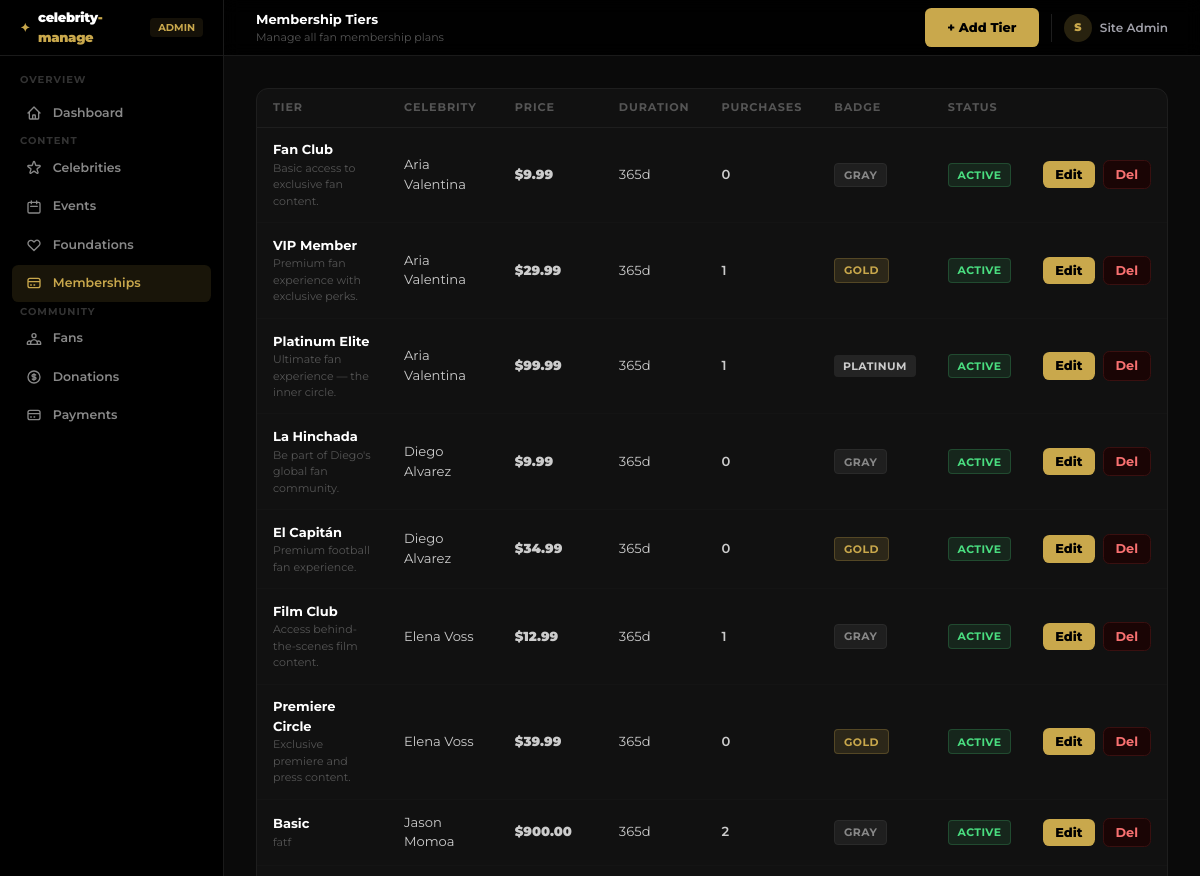
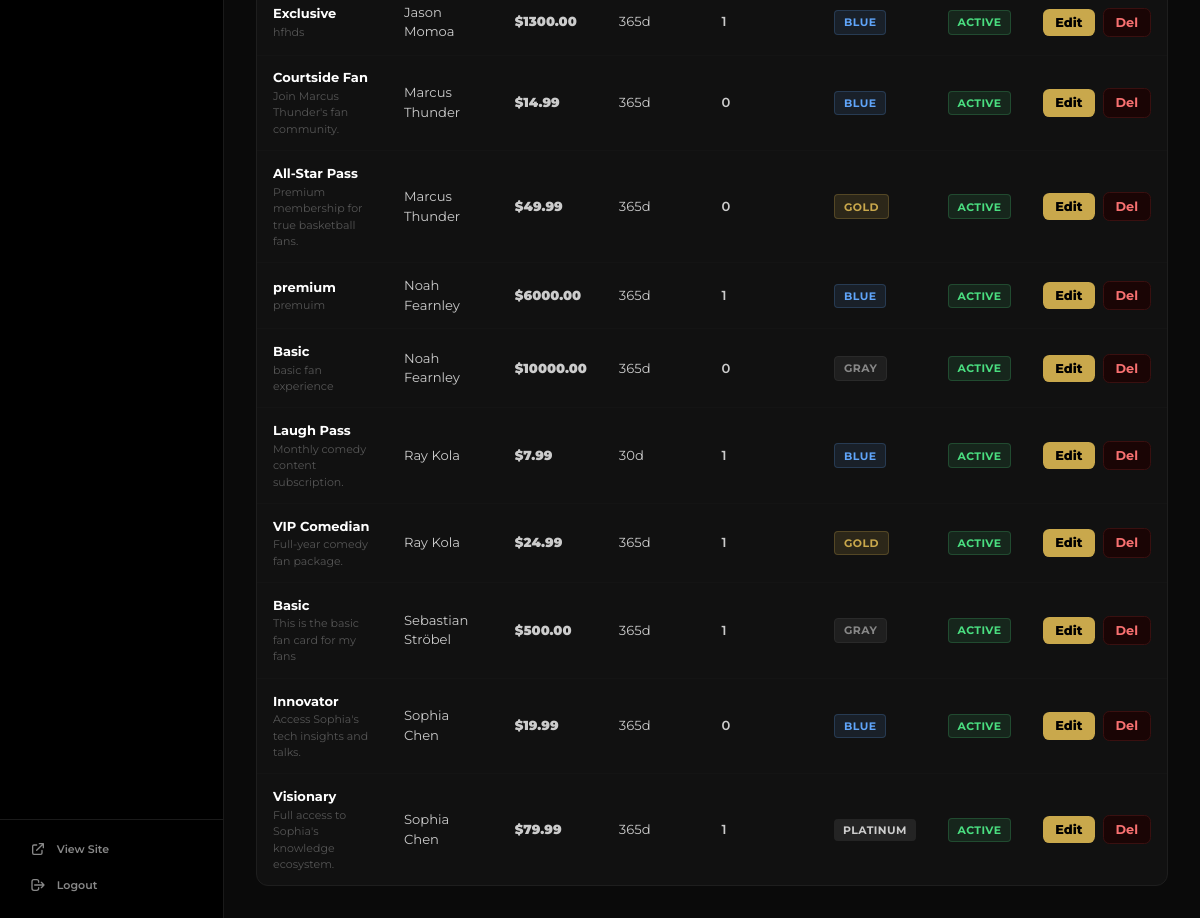
Page /manage/tiers/ (signed in) on the committed database (2 pictures, top to bottom).
### users/models.py (models this page shows, shortened)
class User(AbstractBaseUser, PermissionsMixin):
    email = models.EmailField(unique=True)
    name = models.CharField(max_length=150)
    country = models.CharField(max_length=100)
    avatar = models.ImageField(upload_to="avatars/", blank=True, null=True)
    is_active = models.BooleanField(default=True)
    is_staff = models.BooleanField(default=False)
    date_joined = models.DateTimeField(auto_now_add=True)
    USERNAME_FIELD = "email"
    REQUIRED_FIELDS = ["name", "country"]
    objects = UserManager()
    class Meta:
        db_table = "users"
        verbose_name = "Fan"
        verbose_name_plural = "Fans"

### memberships/models.py (models this page shows, shortened)
class MembershipTier(models.Model):
    BADGE_COLORS = [
        ("gray", "Gray - Standard"),
        ("blue", "Blue - Premium"),
        ("gold", "Gold - VIP"),
        ("platinum", "Platinum - Elite"),
    ]
    celebrity = models.ForeignKey(Celebrity, on_delete=models.CASCADE, related_name="membership_tiers")
    name = models.CharField(max_length=100)
    description = models.TextField()
    price = models.DecimalField(max_digits=10, decimal_places=2)
    duration_days = models.PositiveIntegerField(default=365, help_text="Membership duration in days")
    benefits = models.TextField(
        blank=True, help_text="One benefit per line, e.g. VIP Access\nNewsletter"
    )
    badge_color = models.CharField(max_length=20, choices=BADGE_COLORS, default="gray")
    is_active = models.BooleanField(default=True)
    created_at = models.DateTimeField(auto_now_add=True)
    class Meta:
        ordering = ["price"]

### celebs/models.py (models this page shows, shortened)
class Celebrity(models.Model):
    CATEGORY_CHOICES = [
        ("music", "Music"),
        ("sports", "Sports"),
        ("acting", "Acting"),
        ("comedy", "Comedy"),
        ("politics", "Politics"),
        ("business", "Business"),
        ("other", "Other"),
    ]
    name = models.CharField(max_length=150)
    slug = models.SlugField(unique=True)
    tagline = models.CharField(max_length=255, blank=True)
    bio = models.TextField()
    category = models.CharField(max_length=50, choices=CATEGORY_CHOICES, default="other")
    photo = models.ImageField(upload_to="celebs/photos/", blank=True, null=True)
    cover_image = models.ImageField(upload_to="celebs/covers/", blank=True, null=True)
    nationality = models.CharField(max_length=100, blank=True)
    instagram = models.URLField(blank=True)
    twitter = models.URLField(blank=True)
    youtube = models.URLField(blank=True)
    is_featured = models.BooleanField(default=False)
    is_active = models.BooleanField(default=True)
    created_at = models.DateTimeField(auto_now_add=True)
    class Meta:
        verbose_name_plural = "Celebrities"
        ordering = ["-is_featured", "name"]

### celebrity_platform/panel_views.py (the view)
# urls.py: path("tiers/",                        panel_tiers,              name="panel_tiers"),
@staff_member_required(login_url="/auth/login/")
def panel_tiers(request):
    tiers = MembershipTier.objects.select_related("celebrity").annotate(purchase_count=Count("purchases")).order_by("celebrity__name", "price")
    return render(request, "panel/tiers.html", {"tiers": tiers})

### templates/panel/tiers.html (shortened to what this page needs)
{% extends "panel/base.html" %}
{% block nav_tiers %}active{% endblock %}
{% block page_title %}Membership Tiers{% endblock %}
{% block page_subtitle %}Manage all fan membership plans{% endblock %}
{% block header_actions %}
  <a href="{% url 'panel_tier_add' %}" class="btn-gold">+ Add Tier</a>
{% endblock %}
{% block content %}
<div class="card overflow-hidden">
  {% if tiers %}
  <table class="tbl">
    <thead>
      <tr>
        <th>Tier</th>
        <th>Celebrity</th>
        <th>Price</th>
        <th>Duration</th>
        <th>Purchases</th>
        <th>Badge</th>
        <th>Status</th>
        <th></th>
      </tr>
    </thead>
    <tbody>
      {% for tier in tiers %}
      <tr>
        <td>
          <p class="font-bold text-white text-[13px]">{{ tier.name }}</p>
          <p class="text-[11px] text-[#555]">{{ tier.description|truncatechars:45 }}</p>
        </td>
        <td class="text-[12px]">{{ tier.celebrity.name }}</td>
        <td class="font-black text-[#C9A84C]">${{ tier.price }}</td>
        <td class="text-[12px] text-[#888]">{{ tier.duration_days }}d</td>
        <td class="font-semibold">{{ tier.purchase_count }}</td>
        <td>
          {% if tier.badge_color == 'gold' %}<span class="badge badge-gold">Gold</span>
          {% elif tier.badge_color == 'blue' %}<span class="badge badge-blue">Blue</span>
          {% elif tier.badge_color == 'platinum' %}<span class="badge" style="background:rgba(200,200,200,.1);color:#ccc;border-color:rgba(200,200,200,.2)">Platinum</span>
          {% else %}<span class="badge badge-gray">Gray</span>{% endif %}
        </td>
        <td>
          {% if tier.is_active %}<span class="badge badge-green">Active</span>
          {% else %}<span class="badge badge-red">Inactive</span>{% endif %}
        </td>
        <td>
          <div class="flex items-center gap-2 justify-end">
            <a href="{% url 'panel_tier_edit' tier.pk %}" class="btn-gold py-1 px-3">Edit</a>
            <a href="{% url 'panel_tier_delete' tier.pk %}" class="btn-danger py-1 px-3">Del</a>
          </div>
        </td>
      </tr>
      {% endfor %}
    </tbody>
  </table>
  {% else %}
  <div class="py-20 text-center">
    <p class="text-4xl mb-3">🎟</p>
    <p class="text-[13px] text-[#555] mb-4">No membership tiers yet.</p>
    <a href="{% url 'panel_tier_add' %}" class="btn-gold">+ Add First Tier</a>
  </div>
  {% endif %}
</div>
{% endblock %}

### templates/panel/base.html (shortened to what this page needs)
{% load static %}
<!DOCTYPE html>
<html lang="en">
<head>
  <script src="https://cdn.tailwindcss.com"></script>
</head>
<body class="font-sans text-white min-h-screen antialiased flex">
  <aside id="sidebar" class="fixed top-0 left-0 h-screen w-56 bg-black border-r border-[#1a1a1a] flex flex-col z-40 transition-transform duration-200">
    <div class="h-14 flex items-center px-5 border-b border-[#1a1a1a] shrink-0">
      <a href="{% url 'panel_dashboard' %}" class="flex items-center gap-2">
        <span class="text-[#C9A84C] font-black text-xs">✦</span>
        <span class="font-black text-[13px] tracking-tight">celebrity<span class="text-[#C9A84C]">-manage</span></span>
      </a>
      <span class="ml-auto text-[10px] font-bold text-[#C9A84C] bg-[#C9A84C]/10 px-2 py-0.5 rounded">ADMIN</span>
    </div>
    <nav class="flex-1 overflow-y-auto px-3 py-4 space-y-0.5">
      <p class="text-[10px] font-bold text-[#333] uppercase tracking-widest px-2 mb-2">Overview</p>
      <a href="{% url 'panel_dashboard' %}" class="nav-link {% block nav_dashboard %}{% endblock %}">
        <svg class="nav-icon" fill="none" stroke="currentColor" viewBox="0 0 24 24"><path stroke-linecap="round" stroke-linejoin="round" stroke-width="2" d="M3 12l2-2m0 0l7-7 7 7M5 10v10a1 1 0 001 1h3m10-11l2 2m-2-2v10a1 1 0 01-1 1h-3m-6 0a1 1 0 001-1v-4a1 1 0 011-1h2a1 1 0 011 1v4a1 1 0 001 1m-6 0h6"/></svg>
        Dashboard
      </a>
      <p class="text-[10px] font-bold text-[#333] uppercase tracking-widest px-2 mt-4 mb-2">Content</p>
      <a href="{% url 'panel_celebrities' %}" class="nav-link {% block nav_celebrities %}{% endblock %}">
        Celebrities
      </a>
      <a href="{% url 'panel_events' %}" class="nav-link {% block nav_events %}{% endblock %}">
        <svg class="nav-icon" fill="none" stroke="currentColor" viewBox="0 0 24 24"><path stroke-linecap="round" stroke-linejoin="round" stroke-width="2" d="M8 7V3m8 4V3m-9 8h10M5 21h14a2 2 0 002-2V7a2 2 0 00-2-2H5a2 2 0 00-2 2v12a2 2 0 002 2z"/></svg>
        Events
      </a>
      <a href="{% url 'panel_foundations' %}" class="nav-link {% block nav_foundations %}{% endblock %}">
        <svg class="nav-icon" fill="none" stroke="currentColor" viewBox="0 0 24 24"><path stroke-linecap="round" stroke-linejoin="round" stroke-width="2" d="M4.318 6.318a4.5 4.5 0 000 6.364L12 20.364l7.682-7.682a4.5 4.5 0 00-6.364-6.364L12 7.636l-1.318-1.318a4.5 4.5 0 00-6.364 0z"/></svg>
        Foundations
      </a>
      <a href="{% url 'panel_tiers' %}" class="nav-link {% block nav_tiers %}{% endblock %}">
        <svg class="nav-icon" fill="none" stroke="currentColor" viewBox="0 0 24 24"><path stroke-linecap="round" stroke-linejoin="round" stroke-width="2" d="M3 10h18M7 15h1m4 0h1m-7 4h12a3 3 0 003-3V8a3 3 0 00-3-3H6a3 3 0 00-3 3v8a3 3 0 003 3z"/></svg>
        Memberships
      </a>
      <p class="text-[10px] font-bold text-[#333] uppercase tracking-widest px-2 mt-4 mb-2">Community</p>
      <a href="{% url 'panel_fans' %}" class="nav-link {% block nav_fans %}{% endblock %}">
        Fans
      </a>
      <a href="{% url 'panel_donations' %}" class="nav-link {% block nav_donations %}{% endblock %}">
        Donations
      </a>
      <a href="{% url 'panel_payments' %}" class="nav-link {% block nav_payments %}{% endblock %}">
        <svg class="nav-icon" fill="none" stroke="currentColor" viewBox="0 0 24 24"><path stroke-linecap="round" stroke-linejoin="round" stroke-width="2" d="M3 10h18M7 15h1m4 0h1m-7 4h12a3 3 0 003-3V8a3 3 0 00-3-3H6a3 3 0 00-3 3v8a3 3 0 003 3z"/></svg>
        Payments
      </a>
    </nav>
    <div class="px-4 pb-4 border-t border-[#1a1a1a] pt-3 shrink-0">
      <a href="{% url 'home' %}" class="nav-link text-[11px]">
        <svg class="nav-icon" fill="none" stroke="currentColor" viewBox="0 0 24 24"><path stroke-linecap="round" stroke-linejoin="round" stroke-width="2" d="M10 6H6a2 2 0 00-2 2v10a2 2 0 002 2h10a2 2 0 002-2v-4M14 4h6m0 0v6m0-6L10 14"/></svg>
        View Site
      </a>
      <a href="{% url 'logout' %}" class="nav-link text-[11px] mt-0.5">
        <svg class="nav-icon" fill="none" stroke="currentColor" viewBox="0 0 24 24"><path stroke-linecap="round" stroke-linejoin="round" stroke-width="2" d="M17 16l4-4m0 0l-4-4m4 4H7m6 4v1a3 3 0 01-3 3H6a3 3 0 01-3-3V7a3 3 0 013-3h4a3 3 0 013 3v1"/></svg>
        Logout
      </a>
    </div>
  </aside>
  <div class="ml-56 flex-1 min-h-screen flex flex-col">
    <header class="h-14 bg-black/90 border-b border-[#1a1a1a] flex items-center justify-between px-8 sticky top-0 z-30 backdrop-blur">
      <div>
        <p class="text-[13px] font-bold text-white">{% block page_title %}Panel{% endblock %}</p>
        <p class="text-[11px] text-[#555]">{% block page_subtitle %}celebrity-manage admin{% endblock %}</p>
      </div>
      <div class="flex items-center gap-3">
        {% block header_actions %}{% endblock %}
        <div class="flex items-center gap-2 pl-3 border-l border-[#1e1e1e]">
          <div class="w-7 h-7 rounded-full bg-[#C9A84C]/20 flex items-center justify-center text-[11px] font-black text-[#C9A84C]">{{ user.name|first|upper }}</div>
          <span class="text-[12px] font-semibold text-zinc-400 max-w-[100px] truncate">{{ user.name }}</span>
        </div>
      </div>
    </header>
    <main class="flex-1 p-8">
      {% block content %}{% endblock %}
    </main>
  </div>
</body>
</html>

### rows in the picture
User: name|first "S", name "Site Admin"
MembershipTier: name "Fan Club", description "Basic access to exclusive fan content.", celebrity.name "Aria Valentina", price "9.99", duration_days "365", purchase_count "0", badge_color "GRAY", is_active "ACTIVE"
MembershipTier: name "VIP Member", description "Premium fan experience with exclusive perks.", celebrity.name "Aria Valentina", price "29.99", duration_days "365", purchase_count "1", badge_color "GOLD", is_active "ACTIVE"
MembershipTier: name "Platinum Elite", description "Ultimate fan experience — the inner circle.", celebrity.name "Aria Valentina", price "99.99", duration_days "365", purchase_count "1", badge_color "PLATINUM", is_active "ACTIVE"
MembershipTier: name "La Hinchada", description "Be part of Diego's global fan community.", celebrity.name "Diego Alvarez", price "9.99", duration_days "365", purchase_count "0", badge_color "GRAY", is_active "ACTIVE"
MembershipTier: name "El Capitán", description "Premium football fan experience.", celebrity.name "Diego Alvarez", price "34.99", duration_days "365", purchase_count "0", badge_color "GOLD", is_active "ACTIVE"
MembershipTier: name "Film Club", description "Access behind-the-scenes film content.", celebrity.name "Elena Voss", price "12.99", duration_days "365", purchase_count "1", badge_color "GRAY", is_active "ACTIVE"
MembershipTier: name "Premiere Circle", description "Exclusive premiere and press content.", celebrity.name "Elena Voss", price "39.99", duration_days "365", purchase_count "0", badge_color "GOLD", is_active "ACTIVE"
MembershipTier: name "Basic", description "fatf", celebrity.name "Jason Momoa", price "900.00", duration_days "365", purchase_count "2", badge_color "GRAY", is_active "ACTIVE"
MembershipTier: name "Exclusive", description "hfhds", celebrity.name "Jason Momoa", price "1300.00", duration_days "365", purchase_count "1", badge_color "BLUE", is_active "ACTIVE"
MembershipTier: name "Courtside Fan", description "Join Marcus Thunder's fan community.", celebrity.name "Marcus Thunder", price "14.99", duration_days "365", purchase_count "0", badge_color "BLUE", is_active "ACTIVE"
MembershipTier: name "All-Star Pass", description "Premium membership for true basketball fans.", celebrity.name "Marcus Thunder", price "49.99", duration_days "365", purchase_count "0", badge_color "GOLD", is_active "ACTIVE"
MembershipTier: name "premium", description "premuim", celebrity.name "Noah Fearnley", price "6000.00", duration_days "365", purchase_count "1", badge_color "BLUE", is_active "ACTIVE"
MembershipTier: name "Basic", description "basic fan experience", celebrity.name "Noah Fearnley", price "10000.00", duration_days "365", purchase_count "0", badge_color "GRAY", is_active "ACTIVE"
MembershipTier: name "Laugh Pass", description "Monthly comedy content subscription.", celebrity.name "Ray Kola", price "7.99", duration_days "30", purchase_count "1", badge_color "BLUE", is_active "ACTIVE"
MembershipTier: name "VIP Comedian", description "Full-year comedy fan package.", celebrity.name "Ray Kola", price "24.99", duration_days "365", purchase_count "1", badge_color "GOLD", is_active "ACTIVE"
MembershipTier: name "Basic", description "This is the basic fan card for my fans", celebrity.name "Sebastian Ströbel", price "500.00", duration_days "365", purchase_count "1", badge_color "GRAY", is_active "ACTIVE"
MembershipTier: name "Innovator", description "Access Sophia's tech insights and talks.", celebrity.name "Sophia Chen", price "19.99", duration_days "365", purchase_count "0", badge_color "BLUE", is_active "ACTIVE"
MembershipTier: name "Visionary", description "Full access to Sophia's knowledge ecosystem.", celebrity.name "Sophia Chen", price "79.99", duration_days "365", purchase_count "1", badge_color "PLATINUM", is_active "ACTIVE"
